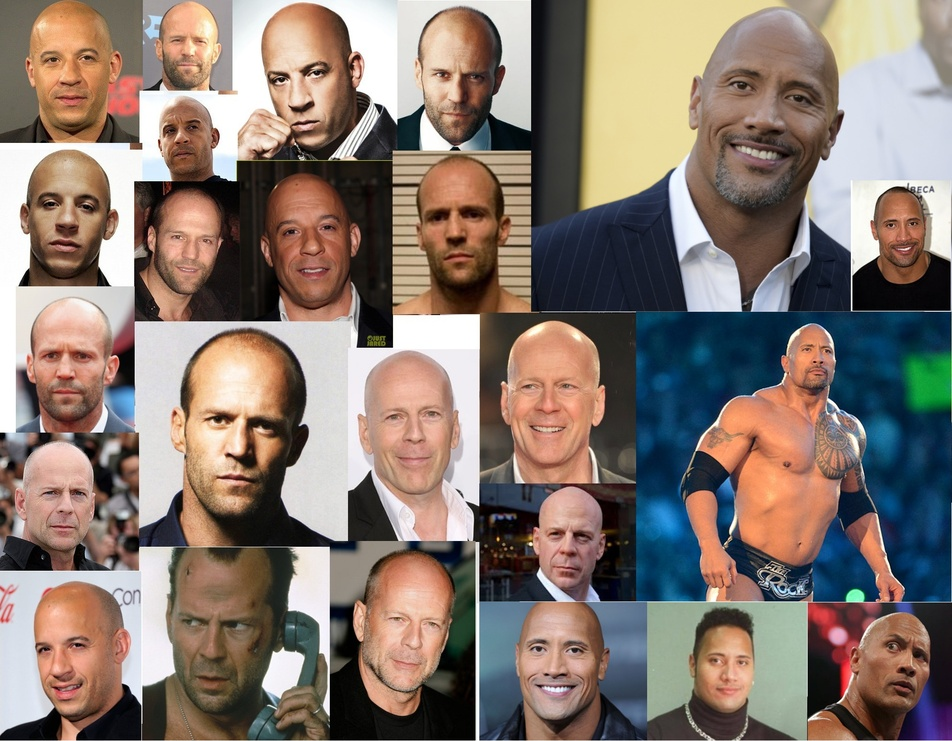
//> input picture bald_guys.jpg, 952 x 741 px, shrunk from 1986 x 1545 before the run, given in place of the camera
$ ./test   (built with g++ and OpenCV 4)
//> lines starting //> are read from the running program, lines starting //| are printed output that depends on the picture; after the words box and inside, x2 and y2 are one past the last pixel; in counts of white or black regions, pixels touching at a corner belong together
#include "opencv2/core/core.hpp"
#include "opencv2/imgproc/imgproc.hpp"
#include "opencv2/opencv.hpp"
#include <opencv2/highgui/highgui.hpp>
#include <vector>
#include <cstdio>

using namespace std;
using namespace cv;

int main()
{
	Mat grayImage, dstImage;
	// 定义7种颜色，用于标记人脸
	Scalar colors[] =
	{
		// 红橙黄绿青蓝紫
		CV_RGB(255, 0, 0),
		CV_RGB(255, 97, 0),
		CV_RGB(255, 255, 0),
		CV_RGB(0, 255, 0),
		CV_RGB(0, 255, 255),
		CV_RGB(0, 0, 255),
		CV_RGB(160, 32, 240)
	};
	// 【1】加载分类器
	CascadeClassifier cascade;
	printf("load xml/n");
	cascade.load("haarcascade_frontalface_alt.xml");

	CvCapture* capture = 0;
	//capture = cvCaptureFromAVI("vid.wmv");
	capture = cvCaptureFromCAM(0);
	if (!capture)
	{
		cerr << "cannot initialize video!" << endl;
		return -1;
	}
	Mat Image, current_shape;
	for (;;){
		IplImage* iplImg = cvQueryFrame(capture);
//> iplImg is the input picture: 741 rows x 952 cols, CV_8UC3; mean B, G, R 111.7, 120.6, 135.2
		//Image(iplImg,true);
		Image = cvarrToMat(iplImg);
		flip(Image, Image, 1);//使用摄像头时需要翻转图像
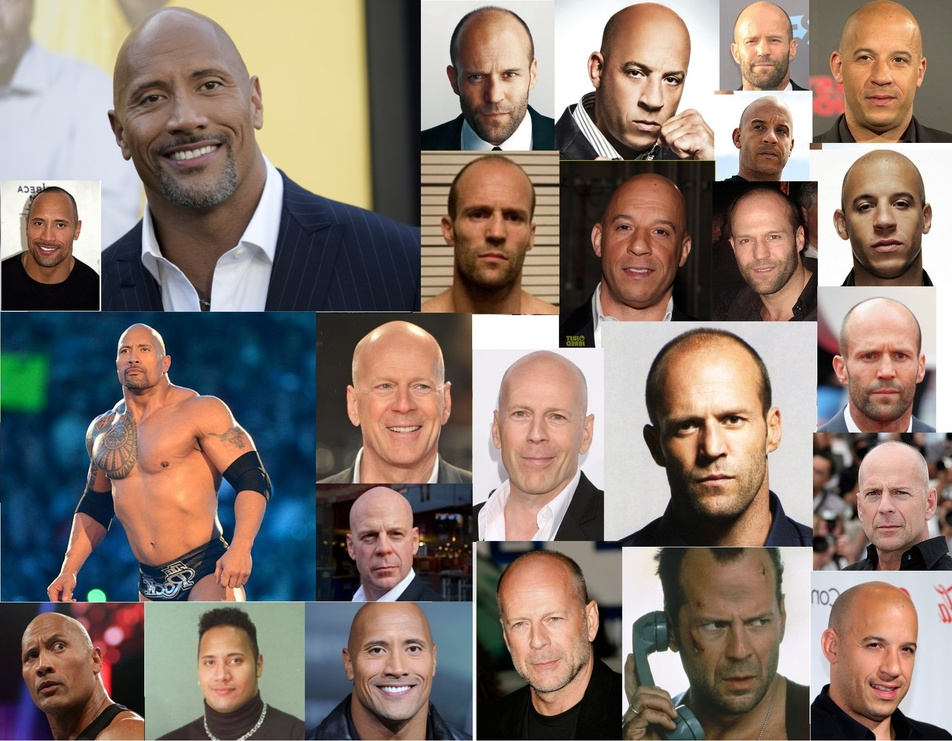
//> Image: 741 rows x 952 cols, CV_8UC3; mean B, G, R 111.7, 120.6, 135.2

		Mat readImage;
		readImage = imread("bald_guys.jpg",0);
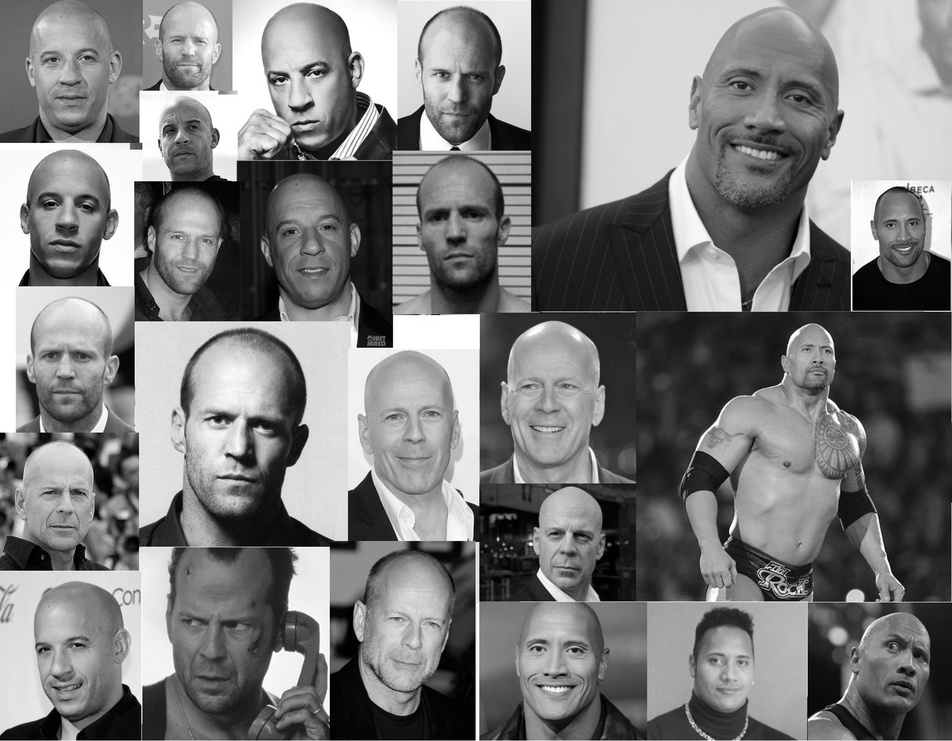
//> readImage: 741 rows x 952 cols, CV_8UC1; min 0, max 255, mean 124
		cvtColor(Image, grayImage, CV_BGR2GRAY); // 生成灰度图，提高检测效率
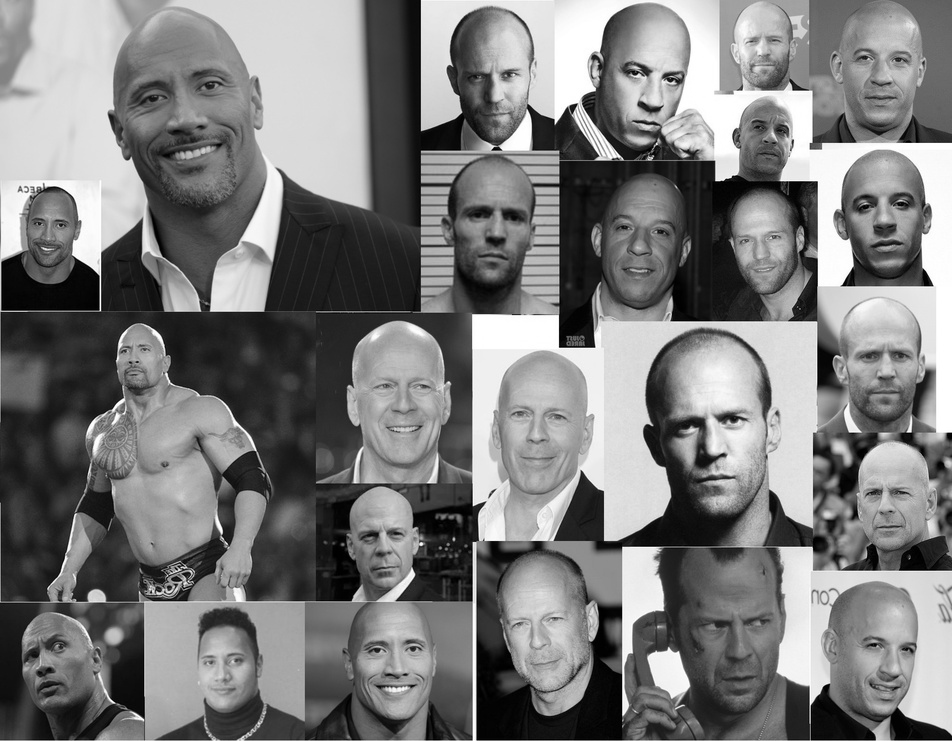
//> grayImage: 741 rows x 952 cols, CV_8UC1; min 0, max 255, mean 124
		// 【3】检测
		vector<Rect> rect;
		cascade.detectMultiScale(grayImage, rect, 1.1, 3, 0);  // 分类器对象调用
//> rect = 24 Rects (x, y, width, height), first 8: [109, 329, 54, 54], [734, 18, 58, 58], [740, 106, 60, 60], [21, 202, 56, 56], [188, 634, 70, 70], [725, 212, 72, 72], [345, 504, 80, 80], [850, 464, 75, 75]

		printf("检测到人脸个数：%d\n", rect.size());
//| 检测到人脸个数：24
		// [13 lines of commented-out code are left out]
		for (vector<Rect>::const_iterator r = rect.begin(); r != rect.end(); r++)
        rectangle(Image, cvPoint(r->x, r->y), cvPoint(r->x + r->width - 1, r->y + r->height - 1), Scalar(255, 0, 255), 3, 8, 0);
//> this loop made 24 passes
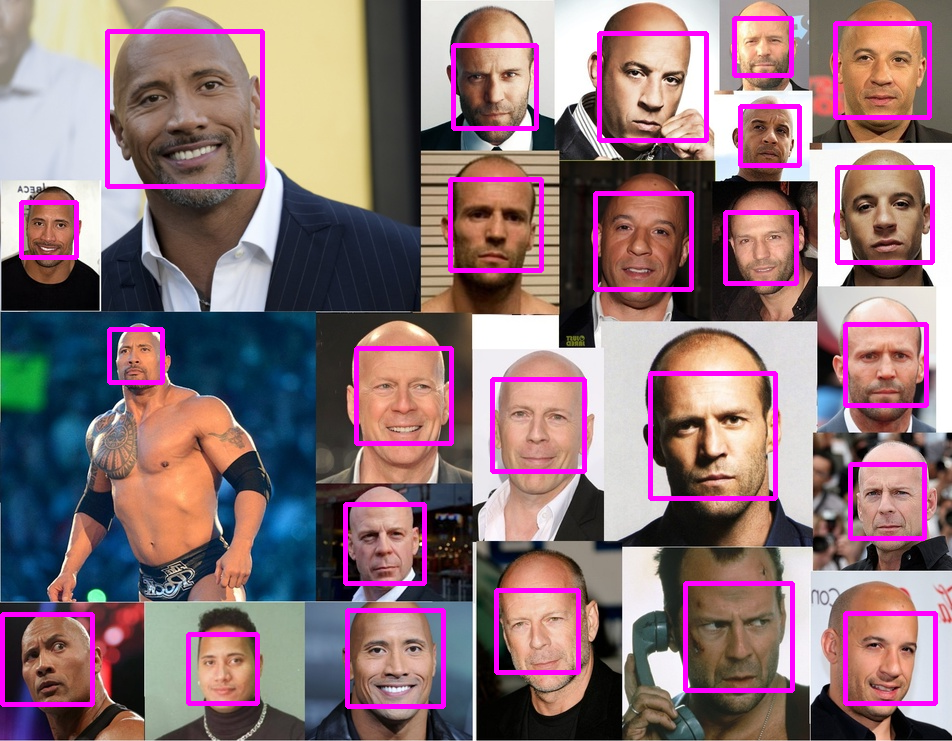
//> Image: 741 rows x 952 cols, CV_8UC3; 5.9% of pixels changed, all inside (x1, y1, x2, y2) = (0, 16, 938, 709)

		//文字标注
		//putText(imgForShow, p.first, Point(BBox.x, BBox.y), FONT_HERSHEY_PLAIN, 2, Scalar(255, 0, 0));
		namedWindow("1", CV_WINDOW_AUTOSIZE);
		imshow("1", Image);
		waitKey(3);
	}

	return 0;
}

$ run again, on 2007_007763.jpg
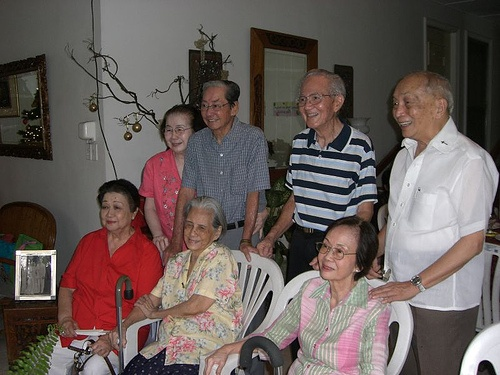
//> input picture 2007_007763.jpg, 500 x 375 px, given in place of the camera
//> iplImg is the input picture: 375 rows x 500 cols, CV_8UC3; mean B, G, R 89.7, 93, 104.9
//> `cvtColor(Image, grayImage, CV_BGR2GRAY);`:
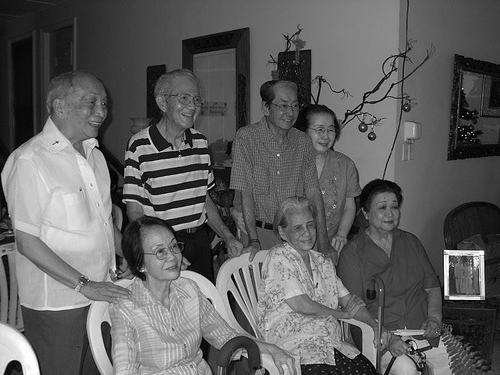
//> grayImage: 375 rows x 500 cols, CV_8UC1; min 0, max 255, mean 96.2
//> rect = 3 Rects (x, y, width, height): [304, 115, 38, 38], [287, 213, 36, 36], [367, 192, 42, 42]
//| 检测到人脸个数：3
//> the loop `for (vector<Rect>::const_iterator r = rect.begin(); r != rect.end(); r..` made 3 passes
//> after the loop `for (vector<Rect>::const_iterator r = rect.begin(); r != rect.end(); r..`:
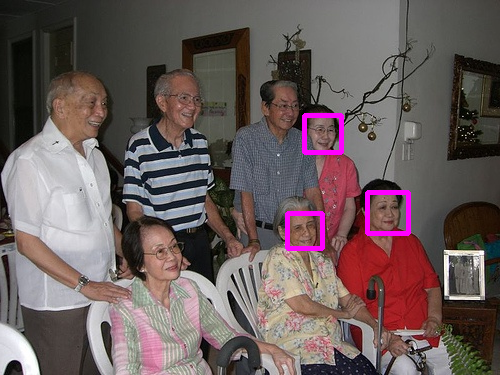
//> Image: 375 rows x 500 cols, CV_8UC3; mean B, G, R 91.9, 92.1, 106.8

$ run again, on 2008_001009.jpg
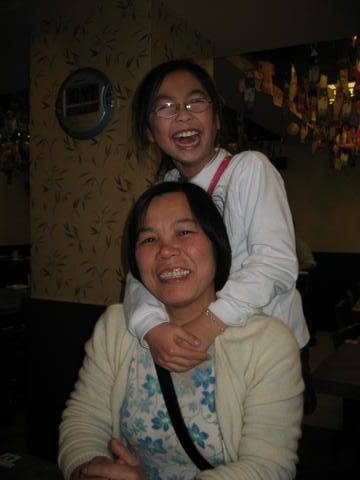
//> input picture 2008_001009.jpg, 360 x 480 px, given in place of the camera
//> iplImg is the input picture: 480 rows x 360 cols, CV_8UC3; mean B, G, R 40.9, 49.8, 57.3
//> `cvtColor(Image, grayImage, CV_BGR2GRAY);`:
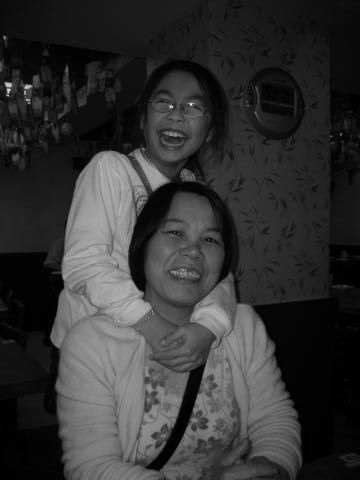
//> grayImage: 480 rows x 360 cols, CV_8UC1; min 0, max 248, mean 51.1
//> rect = 2 Rects (x, y, width, height): [138, 74, 78, 78], [145, 204, 92, 92]
//| 检测到人脸个数：2
//> the loop `for (vector<Rect>::const_iterator r = rect.begin(); r != rect.end(); r..` made 2 passes
//> after the loop `for (vector<Rect>::const_iterator r = rect.begin(); r != rect.end(); r..`:
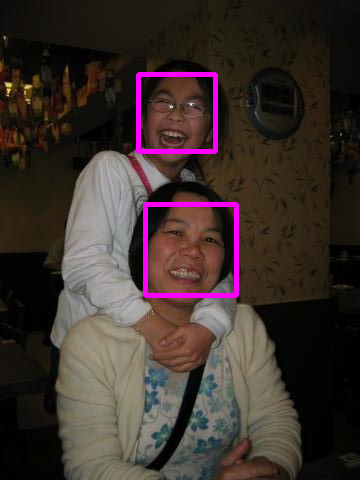
//> Image: 480 rows x 360 cols, CV_8UC3; mean B, G, R 45.3, 49.2, 61.3

$ run again, on 2008_001322.jpg
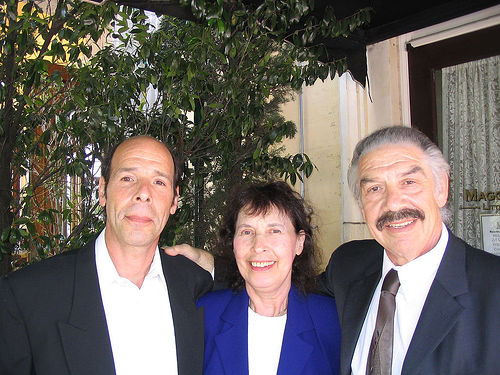
//> input picture 2008_001322.jpg, 500 x 375 px, given in place of the camera
//> iplImg is the input picture: 375 rows x 500 cols, CV_8UC3; mean B, G, R 97.7, 102, 109.3
//> `cvtColor(Image, grayImage, CV_BGR2GRAY);`:
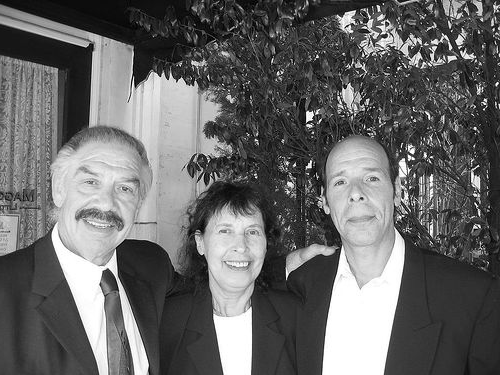
//> grayImage: 375 rows x 500 cols, CV_8UC1; min 0, max 255, mean 103.7
//> rect = 3 Rects (x, y, width, height): [198, 203, 80, 80], [312, 148, 90, 90], [47, 140, 111, 111]
//| 检测到人脸个数：3
//> the loop `for (vector<Rect>::const_iterator r = rect.begin(); r != rect.end(); r..` made 3 passes
//> after the loop `for (vector<Rect>::const_iterator r = rect.begin(); r != rect.end(); r..`:
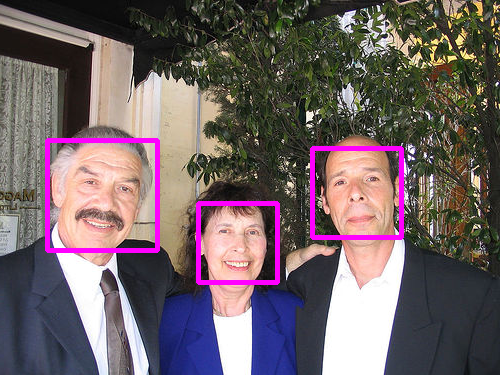
//> Image: 375 rows x 500 cols, CV_8UC3; mean B, G, R 102.3, 98.8, 113.2
